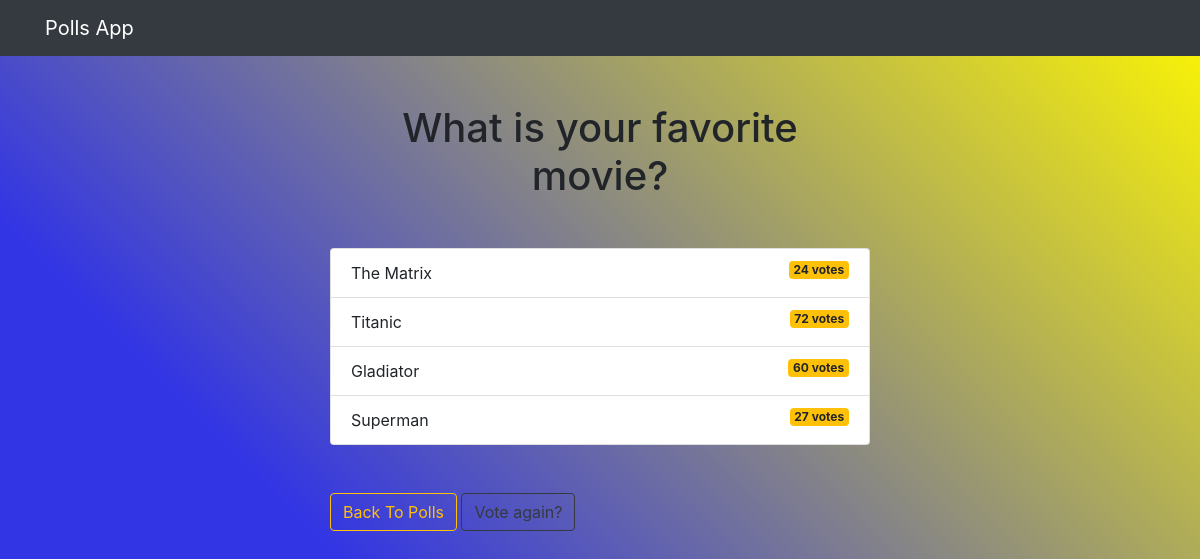
The page /polls1/results/ on the database as committed earlier.
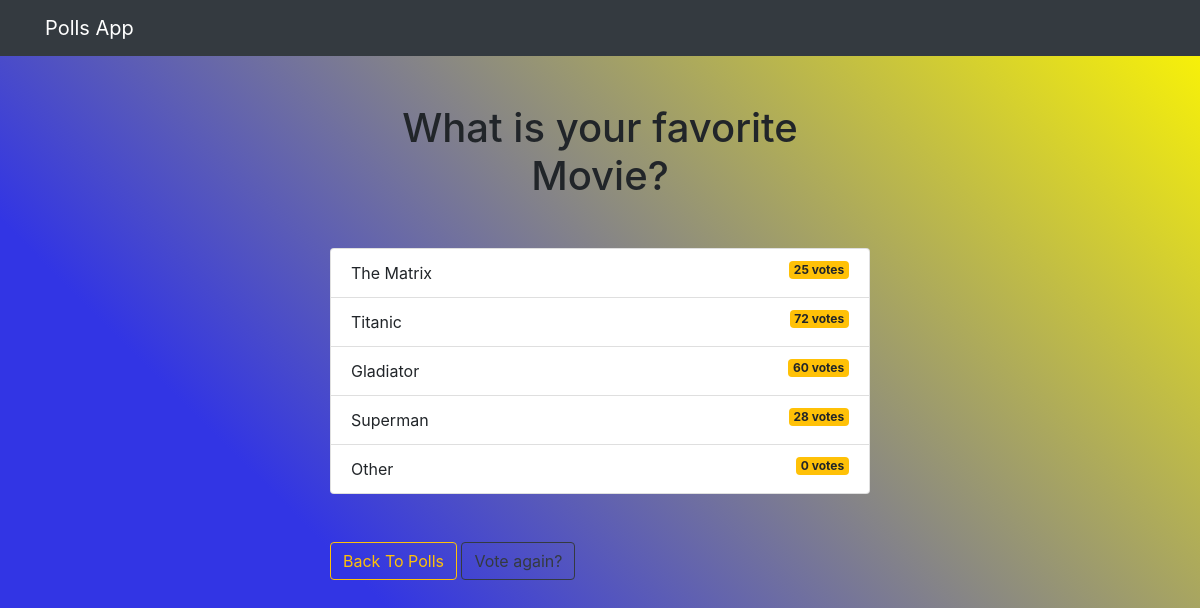
The same page on the database as committed later.
### polls/models.py (models this page shows, shortened)
class Question(models.Model):
    question_text = models.CharField(max_length=200)
    pub_date = models.DateTimeField('date published')

class Choice(models.Model):
    question = models.ForeignKey(Question, on_delete=models.CASCADE)
    choice_text = models.CharField(max_length=200)
    votes = models.IntegerField(default=0)

### polls/views.py (the view)
# urls.py: path('<int:question_id>/results/', views.results, name='results'),
def results(request, question_id):
    question = get_object_or_404(Question, pk=question_id)
    return render(request, 'polls/results.html', {'question': question})

### templates/polls/results.html
{% extends 'base.html' %}
{% block content %}
<h1 class="mb-5 text-center">{{ question.question_text }}</h1>
<ul class="list-group mb-5">
    {% for choice in question.choice_set.all %}
    <li class="list-group-item">
        {{ choice.choice_text }} <span class="badge badge-warning float-right">{{ choice.votes }}
            vote{{ choice.votes | pluralize }}</span>
    </li>
    {% endfor %}
</ul>
<a class="btn btn-outline-warning" href="{% url 'polls:index' %}">Back To Polls</a>
<a class="btn btn-outline-dark" href="{% url 'polls:detail' question.id %}">Vote again?</a>
{% endblock %}

### templates/base.html (shortened to what this page needs)
{% load static %}
<!DOCTYPE html>
<html lang="en">
<head>
    <link href="{% static 'css/base.css' %}" rel="stylesheet">
    <link rel="stylesheet" href="https://stackpath.bootstrapcdn.com/bootstrap/4.4.1/css/bootstrap.min.css"
>
</head>
<body>
    {% include 'partials/_navbar.html' %}
    <div class="container">
        <div class="row">
            <div class="col-md-6 m-auto">
                {% block content %}
                {% endblock %}
            </div>
        </div>
    </div>
</body>
</html>

### templates/partials/_navbar.html
<nav class="navbar navbar-expand-lg navbar-dark bg-dark mb-5">
    <div class="container">
        <a class="navbar-brand" href="/">Polls App</a>
    </div>
</nav>

### static/css/base.css (style rules this page uses)
body { background-image: linear-gradient(45deg, #3235e4 29%, #fff800); height: 100vh; }

Rows that differ between the two databases and show on the page:
changed Question: question_text "What is your favorite movie?" → "What is your favorite Movie?"
changed Choice "The Matrix": votes "24" → "25"
changed Choice "Superman": votes "27" → "28"
added Choice: choice_text "Other", votes "0", votes|pluralize "s"
